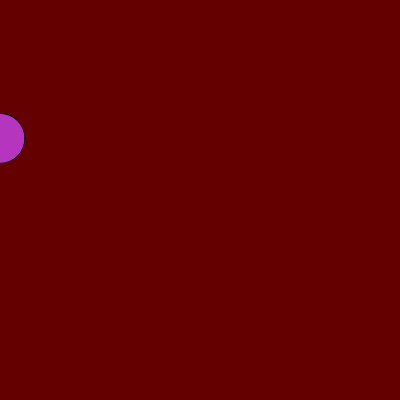
Frame 1 (no input)
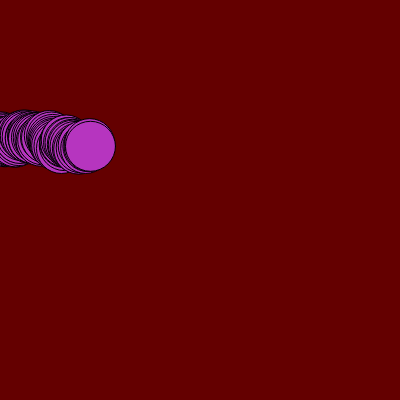
Frame 60 (no input)
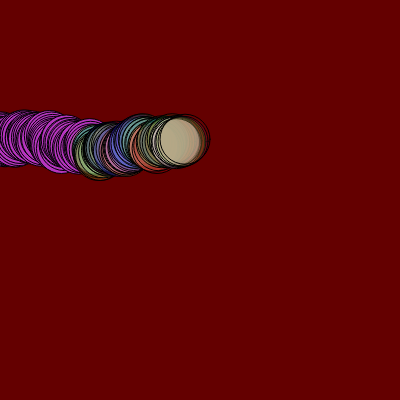
Frame 120 (the mouse pressed at the canvas centre since frame 60)

The p5.js sketch that drew these frames (run headless with seeded random() and noise() and a simulated clock; from frame 60 on, the mouse is pressed at the canvas centre):

// p5.js sketch
// ── sketch.js
function setup() {
  createCanvas(400, 400);
}

function draw() {
  background(220);
}function setup() {

  createCanvas(400,400);

  background(color(100,0,0));

  

  cor = color(random(255), random(255), random(255));

  posicaoHorizontal = 0;

  posicaoVertical = random(height);

  

  posicaoHorizontal2 = 0;

  posicaoVertical2 = random(height);

}

function draw() {

 fill(cor);

circle(posicaoHorizontal,posicaoVertical,50);

circle(posicaoHorizontal2,posicaoVertical2);

posicaoHorizontal+=random(0,3);

posicaoVertical+=random(-3,3);

posicaoHorizontal2+=random(0,3);

posicaoVertical2+=random(-3,3);

if(mouseIsPressed) {

cor = color(random(0,255), random(0,255), random(0,255), random(0,100));

}

}
